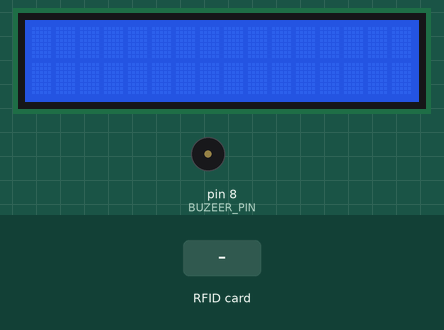
Bench run of a sketch on a simulated Arduino Uno, built with avr-gcc and run on an emulated ATmega328P. On the bench: 16×2 character LCD, buzzer (waves = sounding). The test bench sets the inputs (shaded band). What the sketch prints to the serial monitor is not drawn.

Above: at 1.3 s.
1.4 s: RFID card 5E 7A 19 C4 held to the reader
At 1.53 s:
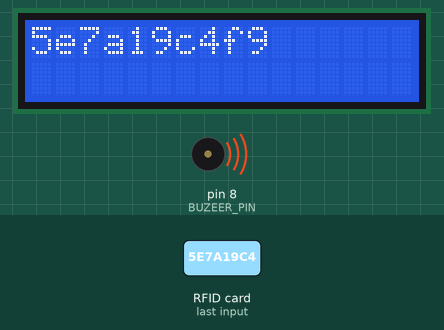
At 2.4 s:
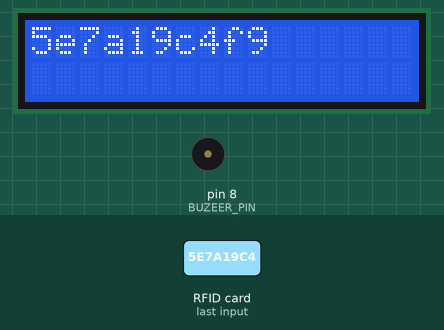
Timing chart, 0 to 4.4 s (numbered marks = the images above; inputs shaded):
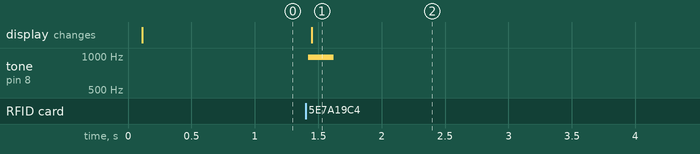

Measured:
- after the input at 1.4 s, tone on pin 8 (BUZEER_PIN): silent → 976 Hz at once, → silent 0.20 s later; the display: changes after 0.05 s (image 1)

The sketch:

ArduinoNFC_ReadID_LCD.ino
```cpp
#include <SPI.h>
#include <RFID.h>
#include <Timer.h>
#include <Wire.h>
#include <LiquidCrystal_I2C.h>

#define RST_PIN 9
#define SDA_PIN 10
#define BUZEER_PIN 8

Timer t;
LiquidCrystal_I2C lcd(0x27, 16, 2); // 0x27 or 0x3F
RFID rfid (SDA_PIN, RST_PIN);
String cardId = "";

void setup() {
  Serial.begin(9600);
  delay(2);
  SPI.begin();
  rfid.init();
  lcd.begin();
  lcd.backlight();
  lcd.clear();
  Serial.println("Ready");
  t.every(10, detectCard);
}


void loop() {
  t.update();
  delay(10);
}

void detectCard() {
  if (rfid.isCard() && rfid.readCardSerial()) {
    tone(BUZEER_PIN, 976, 200)  ;
    Serial.println("Card found");
    cardId = "";
    for (int i = 0; i < 5; i++) {
      cardId += String(rfid.serNum[i], HEX);
    }
    showID();
    Serial.print("CardId: ");
    Serial.println(cardId);
    Serial.println();
    delay(500);
  }
  rfid.halt(); // 進入休眠, 等待下次的激活
}

void showID() {
  lcd.setCursor(0, 0);
  lcd.print("                "); // 16 個空白
  lcd.setCursor(0, 0);
  lcd.print(cardId);
}
```
